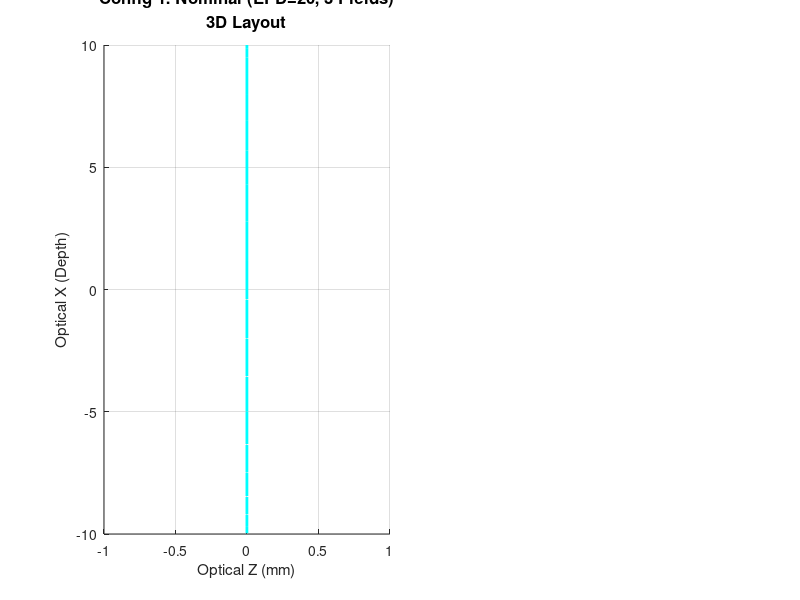

The MATLAB script that drew this image: (Note: this script raises an error after producing the figure.)
function trace_3D_wavefront_zemax_matched()
    % =========================================================================
    % 3D Vectorized Ray Tracing (CodeV Matched)
    % 完美细节版 (English UI)：
    % 1. 图内数据浮窗显示，完美支持 mm^3 上标 (TeX 解释器)。
    % 2. 镜片侧面采用强制闭合圆柱逻辑，彻底修复镂空现象，完美呈现 3D 玻璃质感。
    % 3. 包络体积采集包含所有光线在像面的实际落点，实现真正的全包裹 Convex Hull。
    % =========================================================================
    
    % ========================== ★ Global Display Settings ★ ==========================
    mirror_alpha = 0.5;         % Mirror Substrate Transparency (调高了一点透明度显得更实体)
    mirror_thickness = 7;      % Mirror Substrate Thickness (mm)
    
    box_face_alpha = 0.12;      % Envelope Volume Face Transparency (包络填充)
    box_edge_alpha = 0.25;      % Envelope Volume Edge Transparency (包络线框)
    
    grid_size = 64;             % Ray Sampling Grid Size
    % =================================================================================
    
    stopPos = 0;            
    lambda = 0.0005876;      
    field_colors = [0 0.4470 0.7410; 0.4660 0.6740 0.1880; 0.8500 0.3250 0.0980];
    
    % --- 1. Define Multi-Configurations ---
    configs(1).name = 'Config 1: Nominal (EPD=20, 3 Fields)';
    configs(1).r = [-2.223970000000000E+003, 1.008460000000000E+003, 2.416660000000000E+002, 3.708250000000000E+002]; 
    configs(1).d = [234.475, -6.800000000000000E+002, 6.756160000000000E+002, -3.284670000000000E+002, 3.298630000000000E+002]; 
    configs(1).alpha = [-2.199980000000000E+001, 2.207590000000000E+000, -1.234200000000000E+001, 1.477910000000000E+000]; 
    configs(1).K_conic = [0, 0, 0, 0]; 
    configs(1).epd = 20;                     
    configs(1).fieldAnglesDeg = [ 1, 0, -1];  
    
    % configs(2).name = 'Config 2: M4 Focused (EPD=40, 3 Fields)';
    % configs(2).r = [-2223.97, 1008.46, 241.666, 370.825]; 
    % configs(2).d = [234.475, -415.653, 412.556, -342.32, 343.733]; 
    % configs(2).alpha = [-21.9998, 3.62128, -13.6958, 1.4181];     
    % configs(2).K_conic = [0, 0, 0, 0]; 
    % configs(2).epd = 40;                     
    % configs(2).fieldAnglesDeg = [ 0.5, 0, -0.5];    

    % =========================================================================
    % [Phase 1: Ray Tracing Engine]
    % =========================================================================
    global_footprint = zeros(1, 4); 
    sim_data = struct();            
    
    fprintf('=== Starting Ray Tracing and Envelope Analysis ===\n');
    for conf_idx = 1:length(configs)
        cfg = configs(conf_idx);
        r = cfg.r; d = cfg.d; alpha = cfg.alpha; K_conic = cfg.K_conic;
        epd = cfg.epd; fieldAnglesDeg = cfg.fieldAnglesDeg;
        N_flds = length(fieldAnglesDeg);
        
        O1 = [0, 0, d(1)];  
        if stopPos == 5, t_gaps = [d(2), d(3), d(4), d(4)+d(5)];
        else, t_gaps = [d(2), d(3), d(4), d(5)]; end
        
        a12 = alpha(1) + alpha(2); a123 = a12 + alpha(3);
        O2 = O1(2:3) + t_gaps(1) * [sind(2 * alpha(1)), cosd(2 * alpha(1))];
        O3 = O2 + t_gaps(2) * [sind(2 * a12), cosd(2 * a12)];
        O4 = O3 + t_gaps(3) * [sind(2 * a123), cosd(2 * a123)];
        
        dir_out_global = [sind(2 * sum(alpha)), cosd(2 * sum(alpha))];
        Oim = O4 + t_gaps(4) * dir_out_global;
        
        O_2D = [O1(2:3); O2; O3; O4]; 
        O_3D = [zeros(4, 1), O_2D]; 
        Oim_3D = [0, Oim];
        
        N_2D = zeros(4, 2);
        for k = 1:4
            if k == 1, u_in = [0, 1]; else, u_in = (O_2D(k,:) - O_2D(k-1,:)) / norm(O_2D(k,:) - O_2D(k-1,:)); end
            if k == 4, u_out = (Oim - O_2D(4,:)) / norm(Oim - O_2D(4,:)); else, u_out = (O_2D(k+1,:) - O_2D(k,:)) / norm(O_2D(k+1,:) - O_2D(k,:)); end
            N_bisect = u_in - u_out; N_2D(k, :) = N_bisect / norm(N_bisect);
        end
        
        zStart = -60; 
        
        [R_ref_global, EXPD_global, z_EP_from_M4] = get_zemax_paraxial_data(r, d, epd);
        P_XP_global = O_3D(4, :) + z_EP_from_M4 * [0, dir_out_global]; 
        
        u = linspace(-1 + 1/grid_size, 1 - 1/grid_size, grid_size); 
        [X_grid, Y_grid] = meshgrid(u, u);
        mask = (X_grid.^2 + Y_grid.^2) <= 1; 
        X_pupil = X_grid(mask) * (epd / 2); Y_pupil = Y_grid(mask) * (epd / 2);
        N_rays_per_field = length(X_pupil);
        
        P_all = []; V_all = []; Field_ID = []; Pupil_UV = [];
        for fld_idx = 1:N_flds
            fld = fieldAnglesDeg(fld_idx); v_chief_2D = [sind(fld), cosd(fld)];
            y_chief = zStart * tand(fld);
            P_all = [P_all; [X_pupil, y_chief + Y_pupil, repmat(zStart, N_rays_per_field, 1)]];
            V_all = [V_all; repmat([0, v_chief_2D], N_rays_per_field, 1)];
            Field_ID = [Field_ID; repmat(fld_idx, N_rays_per_field, 1)];
            Pupil_UV = [Pupil_UV; [X_grid(mask), Y_grid(mask)]]; 
        end
        
        N_total_rays = size(P_all, 1);
        P = P_all; V = V_all; Traj = NaN(N_total_rays, 3, 6); Traj(:, :, 1) = P;
        valid_mask = true(N_total_rays, 1); OPL = zeros(N_total_rays, 1);
        
        for k = 1:4
            R_eff = r(k); if k == 2 || k == 4, R_eff = -r(k); end
            Nz = N_2D(k, 2); Ny = N_2D(k, 1); M_g2l = [1, 0, 0; 0, Nz, -Ny; 0, Ny, Nz]; 
            P_loc = (P - O_3D(k, :)) * M_g2l'; V_loc = V * M_g2l';
            c = 1 / R_eff; K = K_conic(k);
            A = c * (V_loc(:,1).^2 + V_loc(:,2).^2) + c * (1+K) * V_loc(:,3).^2;
            B = 2 * c * (P_loc(:,1).*V_loc(:,1) + P_loc(:,2).*V_loc(:,2)) - 2 * V_loc(:,3) + 2 * c * (1+K) * P_loc(:,3).*V_loc(:,3);
            C = c * (P_loc(:,1).^2 + P_loc(:,2).^2) - 2 * P_loc(:,3) + c * (1+K) * P_loc(:,3).^2;
            t = NaN(N_total_rays, 1); is_flat = abs(c) < 1e-12; t(is_flat) = -P_loc(is_flat, 3) ./ V_loc(is_flat, 3);
            curved = ~is_flat & valid_mask; delta = B.^2 - 4 * A .* C; val = curved & (delta >= 0);
            sgn = sign(B(val)); sgn(sgn == 0) = 1; q = -0.5 .* (B(val) + sgn .* sqrt(delta(val)));
            t1 = C(val) ./ q; t2 = q ./ A(val);
            t_best = NaN(size(t1)); m1 = t1 > 1e-6; m2 = t2 > 1e-6; both = m1 & m2; t_best(both) = min(t1(both), t2(both));
            t_best(m1 & ~m2) = t1(m1 & ~m2); t_best(m2 & ~m1) = t2(m2 & ~m1); t(val) = t_best;
            valid_mask = valid_mask & ~isnan(t) & (t > 0);
            OPL(valid_mask) = OPL(valid_mask) + t(valid_mask);
            P_hit_loc = P_loc + t .* V_loc;
            N_loc = [c * P_hit_loc(:,1), c * P_hit_loc(:,2), c * (1+K) * P_hit_loc(:,3) - 1];
            N_loc = N_loc ./ sqrt(sum(N_loc.^2, 2));
            flip = sum(V_loc .* N_loc, 2) > 0; N_loc(flip, :) = -N_loc(flip, :);
            V_out_loc = V_loc - 2 .* sum(V_loc .* N_loc, 2) .* N_loc;
            P_hit_glob = P_hit_loc * M_g2l + O_3D(k, :); V = V_out_loc * M_g2l; Traj(valid_mask, :, k+1) = P_hit_glob(valid_mask, :); P = P_hit_glob;
            hits_loc_valid = P_hit_loc(valid_mask, :);
            if ~isempty(hits_loc_valid)
                global_footprint(k) = max(global_footprint(k), max(sqrt(hits_loc_valid(:,1).^2 + hits_loc_valid(:,2).^2)));
            end
        end
        N_im = [0, dir_out_global]; t_im = sum((Oim_3D - P) .* N_im, 2) ./ sum(V .* N_im, 2);
        OPL(valid_mask) = OPL(valid_mask) + t_im(valid_mask); 
        P_im = P + t_im .* V; Traj(valid_mask, :, 6) = P_im(valid_mask, :);
        
        sim_data(conf_idx).O_3D = O_3D; sim_data(conf_idx).Traj = Traj; sim_data(conf_idx).valid_mask = valid_mask;
        sim_data(conf_idx).P_im = P_im; sim_data(conf_idx).V_im = V; sim_data(conf_idx).OPL = OPL;
        sim_data(conf_idx).Field_ID = Field_ID; sim_data(conf_idx).Pupil_UV = Pupil_UV; 
        sim_data(conf_idx).Oim_3D = Oim_3D; sim_data(conf_idx).P_XP_global = P_XP_global; sim_data(conf_idx).EXPD = EXPD_global;
        sim_data(conf_idx).N_2D = N_2D;
    end
    mech_apertures = max(global_footprint, 1e-3); 
    
    % =========================================================================
    % [Phase 2: Rendering Output]
    % =========================================================================
    for conf_idx = 1:length(configs)
        cfg = configs(conf_idx); data = sim_data(conf_idx); N_flds = length(cfg.fieldAnglesDeg);
        figure('Name', ['Optical System - ', cfg.name], 'Color', 'w', 'Position', [50, 50, 1600, max(500, N_flds*260)]); 
        
        idx_3d = []; for r = 1:N_flds, idx_3d = [idx_3d, 4*r-3, 4*r-2]; end
        subplot(N_flds, 4, idx_3d); hold on; grid on; 
        
        % 仅仅设置基础标题 (不包含体积和EXPD)
        title(sprintf('%s\n3D Layout', cfg.name), 'Interpreter', 'none', 'FontSize', 12);
        xlabel('Optical Z (mm)'); ylabel('Optical X (Depth)'); zlabel('Optical Y (mm)');
        
        all_sys_pts = []; 
        
        % 1. 绘制光阑 (Stop) 并并入包络
        theta_s = linspace(0, 2*pi, 40)';
        x_stop = (cfg.epd/2) * cos(theta_s); y_stop = (cfg.epd/2) * sin(theta_s);
        pts_stop = [x_stop, y_stop, zeros(length(theta_s), 1)]; 
        plot3(pts_stop(:,3), pts_stop(:,1), pts_stop(:,2), 'c-', 'LineWidth', 2); 
        all_sys_pts = [all_sys_pts; pts_stop]; 

        % 2. 画光线
        for fld_idx = 1:N_flds
            fld_mask = data.valid_mask & (data.Field_ID == fld_idx);
            valid_idx = find(fld_mask); if isempty(valid_idx), continue; end
            plot_idx = valid_idx(1:ceil(length(valid_idx)/80):end); 
            X_lines = squeeze(data.Traj(plot_idx, 1, :))'; Y_lines = squeeze(data.Traj(plot_idx, 2, :))'; Z_lines = squeeze(data.Traj(plot_idx, 3, :))'; 
            X_lines(end+1, :) = NaN; Y_lines(end+1, :) = NaN; Z_lines(end+1, :) = NaN;
            plot3(Z_lines(:), X_lines(:), Y_lines(:), '-', 'Color', [field_colors(fld_idx,:), 0.3]);
        end
        
        % 3. 画 3D 实体镜片 (彻底修复侧边镂空)
        for k = 1:4
            c = 1 / (cfg.r(k) * (1 - 2*(k==2 || k==4))); K = cfg.K_conic(k); 
            Nz = data.N_2D(k, 2); Ny = data.N_2D(k, 1); M_g2l = [1, 0, 0; 0, Nz, -Ny; 0, Ny, Nz];
            [RHO, THETA] = meshgrid(linspace(0, mech_apertures(k), 20), linspace(0, 2*pi, 40)); 
            Xl = RHO .* cos(THETA); Yl = RHO .* sin(THETA);
            v_s = 1 - (1+K)*c^2*(Xl.^2 + Yl.^2) >= 0; Zl_f = NaN(size(Xl));
            Zl_f(v_s) = (c * (Xl(v_s).^2 + Yl(v_s).^2)) ./ (1 + sqrt(1 - (1+K)*c^2.*(Xl(v_s).^2 + Yl(v_s).^2)));
            Zl_b = Zl_f + mirror_thickness;
            
            % 前表面
            p_f = [Xl(:), Yl(:), Zl_f(:)] * M_g2l + data.O_3D(k, :);
            surf(reshape(p_f(:,3), size(Zl_f)), reshape(p_f(:,1), size(Xl)), reshape(p_f(:,2), size(Yl)), ...
                 'FaceColor', [0.95 0.95 0.95], 'EdgeColor', 'none', 'FaceAlpha', mirror_alpha);
            % 后表面
            p_b = [Xl(:), Yl(:), Zl_b(:)] * M_g2l + data.O_3D(k, :);
            surf(reshape(p_b(:,3), size(Zl_b)), reshape(p_b(:,1), size(Xl)), reshape(p_b(:,2), size(Yl)), ...
                 'FaceColor', [0.8 0.8 0.8], 'EdgeColor', 'none', 'FaceAlpha', mirror_alpha);
            
            % ★ 强制封闭的侧边圆柱 (无 NaN 镂空) ★
            theta_edge = linspace(0, 2*pi, 60)';
            r_edge = mech_apertures(k);
            X_edge_c = r_edge * cos(theta_edge);
            Y_edge_c = r_edge * sin(theta_edge);
            Z_edge_c_f = (c * r_edge^2) ./ (1 + sqrt(1 - (1+K)*c^2*r_edge^2));
            if ~isreal(Z_edge_c_f) || isnan(Z_edge_c_f), Z_edge_c_f = 0; end % 防崩回退
            Z_edge_c_b = Z_edge_c_f + mirror_thickness;
            
            pts_edge_f = [X_edge_c, Y_edge_c, repmat(Z_edge_c_f, length(theta_edge), 1)] * M_g2l + data.O_3D(k, :);
            pts_edge_b = [X_edge_c, Y_edge_c, repmat(Z_edge_c_b, length(theta_edge), 1)] * M_g2l + data.O_3D(k, :);
            
            Z_cyl = [pts_edge_f(:,3), pts_edge_b(:,3)];
            X_cyl = [pts_edge_f(:,1), pts_edge_b(:,1)];
            Y_cyl = [pts_edge_f(:,2), pts_edge_b(:,2)];
            surf(Z_cyl, X_cyl, Y_cyl, 'FaceColor', [0.85 0.85 0.85], 'EdgeColor', 'none', 'FaceAlpha', mirror_alpha);
            
            % 收集镜面系统边界点
            all_sys_pts = [all_sys_pts; p_f(~isnan(p_f(:,3)),:); p_b(~isnan(p_b(:,3)),:)];
        end
        
        % ★ 收集像面 (全局光束真实落点边界) ★
        % 此前仅采集中心原点，现在采集在像面实际落下的全量光线坐标点
        if any(data.valid_mask)
            all_sys_pts = [all_sys_pts; data.P_im(data.valid_mask, :)];
        end
        
        % ★★★ 核心渲染：绘制全包裹 Convex Hull 并输出文本框 ★★★
        if size(all_sys_pts, 1) > 4
            [K_hull, hull_vol] = convhull(all_sys_pts);
            trisurf(K_hull, all_sys_pts(:, 3), all_sys_pts(:, 1), all_sys_pts(:, 2), ...
                    'FaceColor', [0.6 0.9 1.0], 'EdgeColor', [0.1 0.1 0.1], ...
                    'FaceAlpha', box_face_alpha, 'EdgeAlpha', box_edge_alpha, 'LineWidth', 1.0);
            
            % ★ 图表内文字浮窗 (带 LaTeX 上标解析) ★
            txt_str = sprintf('EXPD: %.2f mm\nEnv Vol: %.1f mm^{3}', data.EXPD, hull_vol);
            text(0.02, 0.98, txt_str, 'Units', 'normalized', 'Interpreter', 'tex', ...
                 'FontSize', 11, 'FontWeight', 'bold', 'VerticalAlignment', 'top', ...
                 'BackgroundColor', [1 1 1 0.85], 'EdgeColor', 'k', 'Margin', 5);
        end
        
        scatter3(data.O_3D(:,3), data.O_3D(:,1), data.O_3D(:,2), 30, 'k', 'filled');
        axis equal tight; view(0, 0); camlight; lighting gouraud; 

        % --- 右侧数据图 ---
        for fld_idx = 1:N_flds
            fld_mask = data.valid_mask & (data.Field_ID == fld_idx);
            if ~any(fld_mask), continue; end
            
            % 1. Spot Diagram
            subplot(N_flds, 4, 4*fld_idx - 1); hold on; grid on;
            Pf = data.P_im(fld_mask, :); theta_out = 2 * sum(cfg.alpha); 
            Sx = Pf(:, 1); Sy = (Pf(:, 2) - data.Oim_3D(2)) * cosd(theta_out) - (Pf(:, 3) - data.Oim_3D(3)) * sind(theta_out);
            Sx = Sx * 1000; Sy = Sy * 1000; cx = mean(Sx); cy = mean(Sy); dx = Sx - cx; dy = Sy - cy;
            rms_dia = sqrt(mean(dx.^2 + dy.^2)) * 2;
            try K_s = convhull(Sx, Sy); hX = Sx(K_s); hY = Sy(K_s); max_d = 0;
                for hi = 1:length(hX), max_d = max(max_d, max(sqrt((hX-hX(hi)).^2 + (hY-hY(hi)).^2))); end
                geo_100 = max_d;
            catch, geo_100 = max(sqrt(dx.^2 + dy.^2)) * 2; end
            scatter(Sx, Sy, 8, field_colors(fld_idx,:), 'filled', 'MarkerFaceAlpha', 0.6);
            plot(cx, cy, 'k+', 'MarkerSize', 10, 'LineWidth', 1.5); 
            title(sprintf('Spot | RMS Dia: %.2f \\mu m | 100%% Size: %.2f \\mu m', rms_dia, geo_100)); 
            xlabel('Image X (\mum)'); ylabel('Image Y (\mum)'); axis equal;
            
            % 2. Wavefront Map
            subplot(N_flds, 4, 4*fld_idx); hold on; grid on;
            UV = data.Pupil_UV(fld_mask, :); C3D = mean(Pf, 1); R_ref = norm(data.P_XP_global - C3D);
            Dlt = Pf - repmat(C3D, size(Pf,1), 1); VdD = sum(data.V_im(fld_mask,:) .* Dlt, 2);
            tr = -VdD - sqrt(max(VdD.^2 - (sum(Dlt.^2, 2) - R_ref^2), 0));
            OPL_r = data.OPL(fld_mask) + tr; [~, c_i] = min(sum(UV.^2, 2));
            OPD = (OPL_r(c_i) - OPL_r) / lambda;
            A_f = [ones(size(UV,1), 1), UV(:,1), UV(:,2)]; cf = A_f \ OPD; 
            OPD_c = OPD - (cf(2)*UV(:,1) + cf(3)*UV(:,2));
            [Uq, Vq] = meshgrid(linspace(-1, 1, 64), linspace(-1, 1, 64));
            W_g = griddata(UV(:,1), UV(:,2), OPD_c, Uq, Vq, 'cubic');
            surf(Uq, Vq, W_g, 'EdgeColor', 'none'); colormap(gca, jet); colorbar;
            title(sprintf('OPD | PV: %.3f \\lambda | RMS: %.3f \\lambda', max(OPD_c)-min(OPD_c), std(OPD_c,1)));
            xlabel('Px'); ylabel('Py'); axis square; view(2);
        end
    end
end

function [R_ref, EXPD, z_EP_from_M4] = get_zemax_paraxial_data(r, d, epd)
    n = [1, -1, 1, -1, 1];
    y_m = epd / 2; u_m = 0; y_m = y_m + d(1) * u_m; 
    y_c = 0; u_c = 0.01; y_c = y_c + d(1) * u_c; 
    for i = 1:4
        phi = (n(i+1) - n(i)) / r(i);
        u_m = (n(i)*u_m - y_m*phi) / n(i+1);
        u_c = (n(i)*u_c - y_c*phi) / n(i+1);
        if i < 4, y_m = y_m + d(i+1) * u_m; y_c = y_c + d(i+1) * u_c; end
    end
    if abs(u_c) < 1e-12, z_EP_from_M4 = 1e9; EXPD = epd;
    else, z_EP_from_M4 = -y_c / u_c; y_ep = y_m + z_EP_from_M4 * u_m; EXPD = 2 * abs(y_ep); end
    R_ref = abs(d(5) - z_EP_from_M4);
end

function y_chief = find_chief_ray(zStart, v_in, R, K_conic, O, N_2D, stopPos, O_stop, NY_stop, target_y)
    y_test = linspace(-200, 200, 41); errs = ones(size(y_test)) * 1e6;
    for ti = 1:length(y_test), errs(ti) = trace_2D_error(y_test(ti), zStart, v_in, R, K_conic, O, N_2D, stopPos, O_stop, NY_stop, target_y); end
    [~, min_i] = min(abs(errs)); y1 = y_test(min_i); err1 = errs(min_i);
    y2 = y1 + 2.0; err2 = trace_2D_error(y2, zStart, v_in, R, K_conic, O, N_2D, stopPos, O_stop, NY_stop, target_y);
    y_chief = y1;
    if abs(err1) > 1e-4
        for iter = 1:20
            if abs(err2) < 1e-4, y_chief = y2; break; end
            slope = (err2 - err1) / (y2 - y1); if abs(slope) < 1e-12, y_chief = y2; break; end
            y_next = y2 - err2 / slope; y1 = y2; err1 = err2; y2 = y_next;
            err2 = trace_2D_error(y2, zStart, v_in, R, K_conic, O, N_2D, stopPos, O_stop, NY_stop, target_y); y_chief = y2;
        end
    end
end

function err = trace_2D_error(y_start, zStart, v, R, K, O, N_2D, stopPos, O_stop, NY_stop, target_y)
    p = [y_start, zStart]; target_k = 4;
    for k = 1:target_k
        R_eff = R(k); if k == 2 || k == 4, R_eff = -R(k); end
        nx = [N_2D(k, 1), N_2D(k, 2)]; ny = [-nx(2), nx(1)]; c = 1 / R_eff;
        dp = p - O(k, :); x0 = dot(dp, nx); y0 = dot(dp, ny); vx = dot(v, nx); vy = dot(v, ny);
        if abs(c) < 1e-12, t = -x0 / vx; x_hit = 0; y_hit = y0 + t * vy;
        else
            m = vy / vx; n_val = y0 - m * x0; A = c * (1 + K(k) + m^2); B_half = c * m * n_val - 1; C = c * n_val^2; 
            delta = B_half^2 - A * C; if delta < 0, err = 1e6; return; end
            if B_half > 0, x_hit = C / (-B_half - sqrt(delta)); else, x_hit = C / (-B_half + sqrt(delta)); end
            y_hit = m * x_hit + n_val;
        end
        dx_dy = (c * y_hit) / (1 - c * (1 + K(k)) * x_hit); N_loc = [1, -dx_dy]; N_loc = N_loc / norm(N_loc);
        v_loc = [vx, vy]; if dot(v_loc, N_loc) > 0, N_loc = -N_loc; end
        v_out_loc = v_loc - 2 * dot(v_loc, N_loc) * N_loc; p = O(k, :) + x_hit * nx + y_hit * ny; v = v_out_loc(1) * nx + v_out_loc(2) * ny;
    end
    err = y_start - target_y;
end
